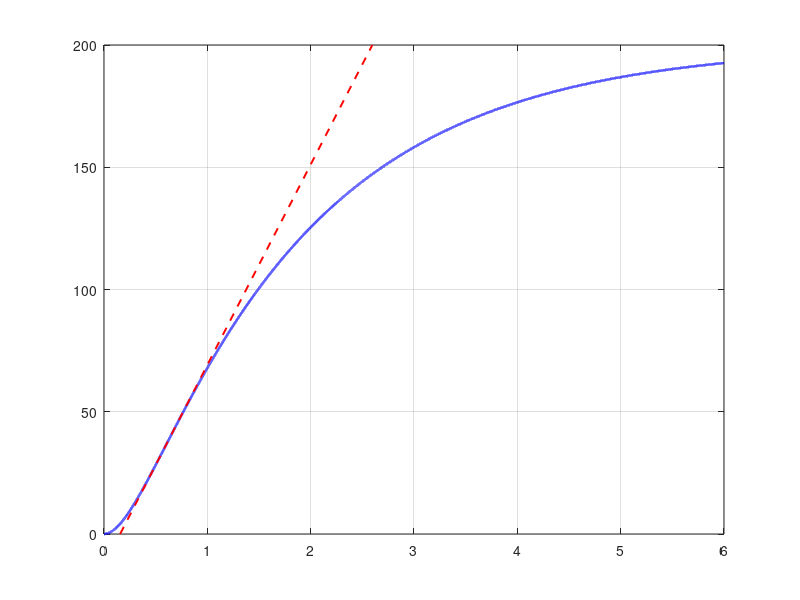

The MATLAB source for this figure: (Note: this script raises an error after producing the figure.)
%% Figure_Releve_Ziegler_Nichols.m
% =========================================================================
%                                                                         %
%   RELEVE DE ZIEGLER-NICHOLS ET CALCUL DES GAINS DU PID CLASSIQUE         %
%   (figure 1 et sections 4, 5 et 7 du document "Reglage du regulateur     %
%    PID classique par la methode de Ziegler-Nichols")                     %
%                                                                         %
%   Convertisseur Buck du travail : L = 10 mH, C = 47 uF, R = 5 ohms,      %
%   Vin = 200 V, decoupage a 22 kHz.                                       %
%                                                                         %
% =========================================================================
%
% CE QUE PRODUIT CE SCRIPT
%   1. La reponse indicielle du convertisseur (modele moyen), calculee
%      de facon exacte.
%   2. Le releve de la methode de la reponse indicielle : point
%      d'inflexion, tangente, retard apparent La (note L chez Mudry),
%      instant t2 (63 %),
%      constante de temps apparente T, t3, pente normalisee p, a = p*La
%      et temps mort relatif tau.
%   3. Les gains du PID par la table 1 de la note de F. Mudry (ligne
%      PID) : Kp = 1,2/(p*La*K0), Ti = 2*La, Td = 0,5*La.
%   4. Les valeurs a saisir dans le bloc "PID Controller" de Simulink,
%      en forme Parallel (retenue) et en forme Ideal (pour comparaison),
%      avec le coefficient N du filtre derive et les controles qui le
%      justifient (pole du filtre sous fs/2, stabilite de la
%      discretisation Forward Euler).
%   5. La figure du releve, a inserer dans le memoire, en PNG et en PDF
%      vectoriel.
%
% NOTATION
%   Le retard apparent est note La (L dans la note de Mudry) pour ne pas
%   le confondre avec l'inductance L du convertisseur.
%
% POURQUOI UNE REPONSE CALCULEE PLUTOT QUE SIMULEE
%   Le modele moyen du convertisseur est un second ordre a deux poles
%   reels. Sa reponse indicielle a une expression exacte, et le point
%   d'inflexion aussi (annulation de la derivee seconde). Le calcul
%   exact ne depend ni d'un pas d'integration ni de la phase de la
%   porteuse MLI a l'instant de l'echelon. Le document compare ce
%   releve a celui de la reponse commutee (section 4.3) : La differe de
%   11,9 us (pres d'un quart de periode de decoupage) et Kp de 8,9 %
%   (tableau 6 ; K0 = 197,2 V pour la reponse commutee. Les 7,4 %
%   annonces auparavant gardaient K0 = 200 V pour cette reponse).
%
% SORTIES
%   figures_zn/fig3_02_releve_Ziegler_Nichols.pdf  (vectoriel, 12 cm de large,
%       nom de l'image du memoire : a deposer tel quel dans figures/ d'Overleaf)
%   figures_zn/fig3_02_releve_Ziegler_Nichols.png  (300 dpi, meme taille)
%   Mise en page : 12 cm x 6,5 cm (0,75 x 16 cm de largeur de texte),
%   Times New Roman (repli Helvetica), 9 pt (graduations, legende,
%   annotations), 10 pt (etiquettes d'axes), traits >= 0,75 pt, pas de titre.
%   Toutes les grandeurs sont affichees dans la fenetre de commandes.
%
% VALEURS ATTENDUES (a comparer a l'affichage)
%   La = 0.155951 ms, T = 1.857541 ms, p = 409.687 1/s, tau = 0.0775
%   Kp = 0.093910, Ti = 0.311901 ms, Td = 0.077975 ms
%   Parallel : P = 0.093910, I = 301.089, D = 7.3227e-06, N = 64122.9
%
% Prerequis : aucun (MATLAB de base, R2024a ou plus recent).
% =========================================================================

clear; clc; close all;

%% ------------------------------------------------------------------
%  1. PARAMETRES DU CONVERTISSEUR ET DU REGULATEUR
%  ------------------------------------------------------------------
L_ind = 10e-3;           % inductance [H] (note de dimensionnement)
C_cap = 47e-6;           % capacite [F] (note de dimensionnement)
R_ch  = 5;               % charge nominale [ohm] : c'est le point de reglage
Vin   = 200;             % tension d'entree [V]
fs    = 22000;           % frequence de decoupage [Hz]

E     = 1;               % amplitude de l'echelon de rapport cyclique
                         % (sans unite). Le modele etant lineaire, la
                         % reponse normalisee y/y(inf) ne depend pas de E :
                         % un echelon de 0 a 0,5 donne le meme releve.

Tc    = 1/(fs*10);       % periode d'echantillonnage du regulateur [s] :
                         % dix echantillons par periode de decoupage,
                         % synchronises avec la porteuse (section 6)
N_mudry = 5;             % coefficient du filtre derive dans la convention
                         % de la note de Mudry (choix justifie en 7.2)

%% ------------------------------------------------------------------
%  2. MODELE MOYEN ET CONSTANTES DE TEMPS
%  ------------------------------------------------------------------
% Fonction de transfert du rapport cyclique vers la tension de sortie :
%       Gvd(s) = Vin / ( L*C*s^2 + (L/R)*s + 1 )
% roots() attend les coefficients par puissances DECROISSANTES.
den   = [L_ind*C_cap, L_ind/R_ch, 1];
poles = roots(den);                          % deux poles reels negatifs
tau   = sort(-1./real(poles), 'descend');    % constantes de temps [s]
tau1  = tau(1);                              % constante de temps lente
tau2  = tau(2);                              % constante de temps rapide

wn    = 1/sqrt(L_ind*C_cap);                 % pulsation propre [rad/s]
zeta  = (L_ind/R_ch)/(2*sqrt(L_ind*C_cap));  % amortissement (sans unite)

yinf  = Vin*E;                               % valeur finale [V]
K0    = yinf/E;                              % gain statique [V par unite]

%% ------------------------------------------------------------------
%  3. REPONSE INDICIELLE EXACTE ET POINT D'INFLEXION
%  ------------------------------------------------------------------
% Second ordre aperiodique a poles reels distincts, circuit au repos :
%   y(t)  = yinf*[1 - (tau1*exp(-t/tau1) - tau2*exp(-t/tau2))/(tau1 - tau2)]
%   y'(t) = yinf*(exp(-t/tau1) - exp(-t/tau2))/(tau1 - tau2)
% Le point d'inflexion annule y''(t), ce qui donne un instant exact :
%   t_infl = tau1*tau2*ln(tau1/tau2)/(tau1 - tau2)
y_fun  = @(t) yinf*(1 - (tau1*exp(-t/tau1) - tau2*exp(-t/tau2))/(tau1 - tau2));
dy_fun = @(t) yinf*(exp(-t/tau1) - exp(-t/tau2))/(tau1 - tau2);

t_infl = tau1*tau2*log(tau1/tau2)/(tau1 - tau2);   % instant d'inflexion [s]
y_infl = y_fun(t_infl);                            % tension a l'inflexion [V]
pente  = dy_fun(t_infl);                           % pente maximale [V/s]

% Controle independant : maximum de la derivee calculee numeriquement
% sur une grille de 1 ns. Le sommet de la derivee est tres plat : les deux
% instants coincident a quelques nanosecondes pres, sur 597 us.
dt   = 1e-9;
t    = 0:dt:6e-3;
y    = y_fun(t);
[~, idx] = max(gradient(y, dt));
ecart_ns = abs(t(idx) - t_infl)*1e9;

%% ------------------------------------------------------------------
%  4. GRANDEURS DU RELEVE
%  ------------------------------------------------------------------
% Tangente en (t_infl, y_infl) :  y = y_infl + pente*(t - t_infl).
L_ret = t_infl - y_infl/pente;                % t1 = La : coupe l'axe des temps
t3    = t_infl + (yinf - y_infl)/pente;       % t3 : coupe l'asymptote y(inf)

% t2 : instant ou la reponse atteint 63 % de sa valeur finale. On le
% resout exactement avec fzero, entre l'inflexion et 10*tau1.
t2_63 = fzero(@(x) y_fun(x) - 0.63*yinf, [t_infl, 10*tau1]);

T_app = t2_63 - L_ret;          % constante de temps apparente [s]
p_n   = pente/yinf;             % pente de la reponse NORMALISEE [1/s]
a_int = p_n*L_ret;              % ordonnee (normalisee) de la tangente en t = 0
tau_r = L_ret/(L_ret + T_app);  % temps mort relatif (sans unite)

%% ------------------------------------------------------------------
%  5. GAINS DE ZIEGLER-NICHOLS (table 1 de Mudry, ligne PID)
%  ------------------------------------------------------------------
Kp = 1.2/(p_n*L_ret*K0);        % gain proportionnel [unite de rapport cyclique par V]
Ti = 2*L_ret;                   % temps d'integration [s], Ti = 2*La
Td = 0.5*L_ret;                 % temps de derivation [s], Td = 0,5*La

% Champs du bloc PID de Simulink.
%   Forme Parallel : u = P*e + I*integrale(e) + D*N/(1 + N/s)*e
%   Forme Ideal    : u = P*[ e + I*integrale(e) + D*N/(1 + N/s)*e ]
P_par = Kp;      I_par = Kp/Ti;   D_par = Kp*Td;     % forme retenue
P_id  = Kp;      I_id  = 1/Ti;    D_id  = Td;        % pour comparaison

% Filtre du terme derive. Mudry : sTd/(1 + sTd/N), pole a N/Td.
% Simulink : pole a N (rad/s). Il faut donc saisir N_simulink = N_mudry/Td.
N_sim    = N_mudry/Td;                 % [rad/s]
f_filtre = N_sim/(2*pi);               % frequence du pole [Hz]
N_max    = pi*fs*Td;                   % plus grand N_mudry qui garde le pole sous fs/2

% Stabilite du filtre discretise en Forward Euler : son pole vaut
% z = 1 - N*Tc, stable si et seulement si 0 < N*Tc < 2.
NTc = N_sim*Tc;

%% ------------------------------------------------------------------
%  6. AFFICHAGE
%  ------------------------------------------------------------------
fprintf('=== Procede (modele moyen) ===\n');
fprintf('Poles                       : %.2f et %.2f 1/s\n', sort(real(poles),'descend'));
fprintf('Constantes de temps         : tau1 = %.4f ms , tau2 = %.5f ms\n', tau1*1e3, tau2*1e3);
fprintf('Pulsation propre            : %.1f rad/s (%.1f Hz)\n', wn, wn/(2*pi));
fprintf('Amortissement zeta          : %.3f (procede aperiodique)\n', zeta);
fprintf('Gain statique K0            : %.1f V par unite de rapport cyclique\n\n', K0);

fprintf('=== Releve sur la reponse indicielle ===\n');
fprintf('Point d''inflexion           : t = %.5f ms , y = %.3f V\n', t_infl*1e3, y_infl);
fprintf('Controle numerique          : ecart de %.1f ns sur l''instant d''inflexion\n', ecart_ns);
fprintf('Pente au point d''inflexion  : %.1f V/s (p normalisee = %.3f 1/s)\n', pente, p_n);
fprintf('Retard apparent La = t1     : %.6f ms\n', L_ret*1e3);
fprintf('t2 (63 %% de y(inf))         : %.5f ms\n', t2_63*1e3);
fprintf('Constante de temps T        : %.6f ms\n', T_app*1e3);
fprintf('t3                          : %.5f ms\n', t3*1e3);
fprintf('a = p*La                    : %.5f\n', a_int);
fprintf('Temps mort relatif tau      : %.4f\n\n', tau_r);

fprintf('=== Gains de Ziegler-Nichols (forme standard) ===\n');
fprintf('Kp = %.6f    Ti = %.6f ms    Td = %.6f ms\n\n', Kp, Ti*1e3, Td*1e3);

fprintf('=== Champs du bloc PID Controller ===\n');
fprintf('Forme Parallel (retenue) : P = %.6f  I = %.3f  D = %.4e\n', P_par, I_par, D_par);
fprintf('Forme Ideal              : P = %.6f  I = %.3f  D = %.4e\n', P_id, I_id, D_id);
fprintf('N (Simulink)             : %.1f rad/s, pole a %.0f Hz\n', N_sim, f_filtre);
fprintf('Controle fs/2            : N_mudry = %d, plus grand N admis = %.2f\n', N_mudry, N_max);
fprintf('Controle Forward Euler   : N*Tc = %.3f (stable si < 2)\n', NTc);
fprintf('Sample time              : 1/(22000*10) = %.4e s\n', Tc);
if N_mudry > N_max
    warning('Le pole du filtre derive est au-dessus de fs/2.');
end
if NTc >= 2
    warning('Filtre derive instable en Forward Euler avec ce pas.');
end

%% ------------------------------------------------------------------
%  7. FIGURE DU RELEVE
%  ------------------------------------------------------------------
% Taille d'insertion dans le memoire : 12 cm de large, proportions de
% l'ancienne figure (1000 x 540 px).
LARG_CM = 12;  HAUT_CM = LARG_CM * 540/1000;
POLICE  = 'Times New Roman';
if ~any(strcmpi(listfonts, POLICE)); POLICE = 'Helvetica'; end
fig = figure('Units', 'centimeters', 'Position', [5 5 LARG_CM HAUT_CM], 'Color', 'w');
hold on; grid on; box on;

k_aff = 1:100:numel(t);                                          % un point sur cent suffit au trace
h1 = plot(t(k_aff)*1e3, y(k_aff), 'b', 'LineWidth', 1.8);       % reponse
h2 = plot([L_ret t3]*1e3, [0 yinf], 'r--', 'LineWidth', 1.4);   % tangente, de (La,0) a (t3,yinf)

yline(yinf,      ':', 'Color', [0 0 0],       'LineWidth', 0.9);
yline(0.63*yinf, ':', 'Color', [.45 .45 .45], 'LineWidth', 0.9);

h3 = plot(t_infl*1e3, y_infl,    'ro', 'MarkerSize', 5, 'MarkerFaceColor', 'r');
h4 = plot(L_ret*1e3,  0,         'ks', 'MarkerSize', 5, 'MarkerFaceColor', 'k');
h5 = plot(t2_63*1e3,  0.63*yinf, 'kd', 'MarkerSize', 5, 'MarkerFaceColor', 'k');
h6 = plot(t3*1e3,     yinf,      'k^', 'MarkerSize', 5, 'MarkerFaceColor', 'k');

% Cote de la constante de temps apparente T, dessinee en coordonnees
% des donnees (elle reste en place si la fenetre est redimensionnee).
y_cote = -14;
plot([L_ret t2_63]*1e3, [y_cote y_cote], '-', 'Color', [0 .5 0], 'LineWidth', 1.4);
plot([L_ret L_ret]*1e3, y_cote + [-5 5],  '-', 'Color', [0 .5 0], 'LineWidth', 1.4);
plot([t2_63 t2_63]*1e3, y_cote + [-5 5],  '-', 'Color', [0 .5 0], 'LineWidth', 1.4);
text((L_ret + t2_63)*1e3/2, y_cote - 12, sprintf('T = t_2 - t_1 = %.4f ms', T_app*1e3), ...
     'Color', [0 .5 0], 'HorizontalAlignment', 'center', 'FontSize', 9);

% Etiquettes des niveaux a gauche, au-dessus des pointilles, la ou ni la
% reponse ni la tangente ne passent.
text(0.05, yinf + 9,      sprintf('y(\\infty) = %.0f V', yinf), ...
     'FontSize', 9, 'HorizontalAlignment', 'left');
% 63 % : a droite, juste au-dessus des pointilles (la reponse y passe
% vers 185 V, la tangente est deja terminee, la legende est en dessous).
text(5.95, 0.63*yinf + 9, sprintf('63 %% de y(\\infty) = %.0f V', 0.63*yinf), ...
     'FontSize', 9, 'Color', [.45 .45 .45], 'HorizontalAlignment', 'right');

xlabel('Temps (ms)', 'FontSize', 10);
ylabel('Tension de sortie V_{out} (V)', 'FontSize', 10);
% Titre retire : la legende de la figure est dans le memoire (figure 3.2).
% title({'Releve de Ziegler-Nichols sur la reponse indicielle en boucle ouverte', ...
%        sprintf('(modele moyen, L = 10 mH, C = 47 \\muF, R = 5 \\Omega, echelon E = %g)', E)});
legend([h1 h2 h3 h4 h5 h6], ...
       {'Réponse indicielle du convertisseur', ...
        'Tangente au point d''inflexion', ...
        'Point d''inflexion', ...
        sprintf('t_1 = L_a = %.4f ms', L_ret*1e3), ...
        sprintf('t_2 = %.4f ms  (63 %%)', t2_63*1e3), ...
        sprintf('t_3 = %.4f ms', t3*1e3)}, ...
       'Location', 'southeast', 'FontSize', 9, 'Box', 'off');
xlim([-0.1 6]);
ylim([-38 225]);

%% ------------------------------------------------------------------
%  8. ENREGISTREMENT (PDF vectoriel sous le nom du memoire + PNG 300 dpi)
%  ------------------------------------------------------------------
set(findall(fig, '-property', 'FontName'), 'FontName', POLICE);
set(gca, 'FontSize', 9, 'Layer', 'top');       % graduations 9 pt
set(get(gca, 'XLabel'), 'FontSize', 10);       % etiquettes d'axes 10 pt
set(get(gca, 'YLabel'), 'FontSize', 10);
set(fig, 'PaperUnits', 'centimeters', 'PaperSize', [LARG_CM HAUT_CM], ...
    'PaperPosition', [0 0 LARG_CM HAUT_CM]);
drawnow;
% Dossier de sortie : figures_zn, a cote de ce script (quel que soit le
% dossier courant de MATLAB).
ici = fileparts(mfilename('fullpath'));
if isempty(ici); ici = pwd; end
dossier_sortie = fullfile(ici, 'figures_zn');
if ~exist(dossier_sortie, 'dir'); mkdir(dossier_sortie); end
base = fullfile(dossier_sortie, 'fig3_02_releve_Ziegler_Nichols');
try
    exportgraphics(fig, [base '.png'], 'Resolution', 300, 'BackgroundColor', 'white');
catch
    print(fig, [base '.png'], '-dpng', '-r300');
end
if exist('exportgraphics', 'file')
    try
        exportgraphics(fig, [base '.pdf'], 'ContentType', 'vector', ...
                       'BackgroundColor', 'white', 'Padding', 'figure');
    catch
        exportgraphics(fig, [base '.pdf'], 'ContentType', 'vector', 'BackgroundColor', 'white');
    end
else
    set(fig, 'InvertHardcopy', 'off');
    print(fig, [base '.pdf'], '-dpdf', '-vector');
end
if exist([base '.pdf'], 'file')
    fprintf('\nFigure enregistree :\n  %s.pdf\n  %s.png\n', base, base);
else
    warning('Le PDF n''a pas ete cree : %s.pdf', base);
end
